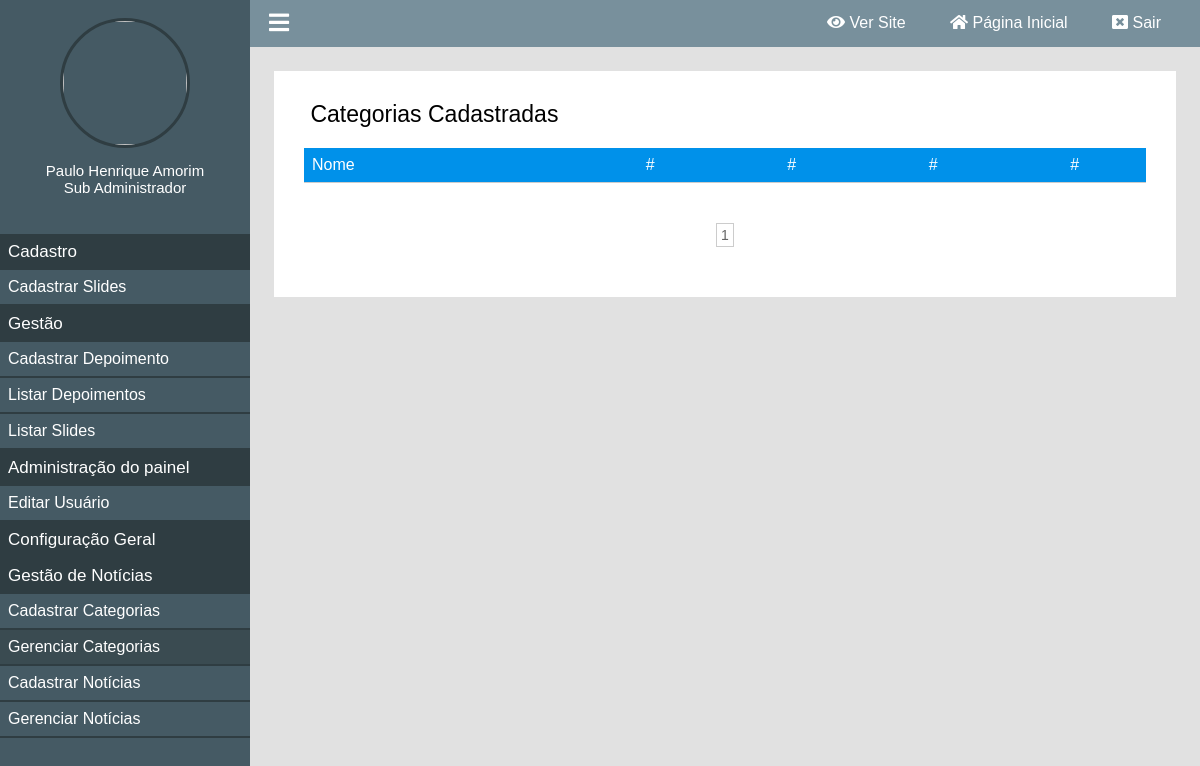
The app's page /painel/gerenciar-categorias?pagina=2 (signed in), older data.
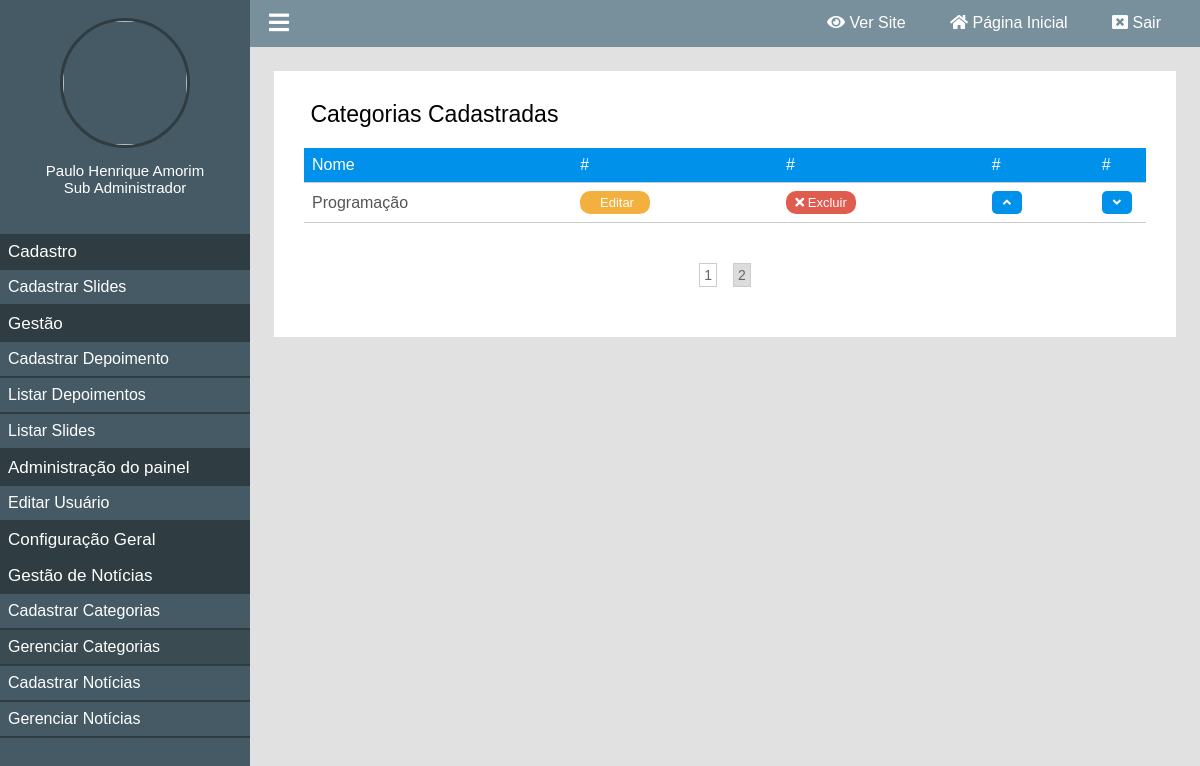
The same page, newer data.
### classes/MySql.php (called while the page is built)
<?php
	class MySql{
		private static $pdo;
		public static function conectar(){
			if(self::$pdo == null){
				try{
				self::$pdo = new PDO('mysql:host='.HOST.';dbname='.DATABASE,USER,PASSWORD,array(PDO::MYSQL_ATTR_INIT_COMMAND => "SET NAMES utf8"));
				self::$pdo->setAttribute(PDO::ATTR_ERRMODE,PDO::ERRMODE_EXCEPTION);
				}catch(Exception $e){
					echo '<h2>Erro ao conectar</h2>';
				}
			}
			return self::$pdo;
		}
	}
?>

### painel/pages/gerenciar-categorias.php (the view, shortened to what this page needs)
<?php
	$paginaAtual = isset($_GET['pagina']) ? (int)$_GET['pagina'] : 1;
	$porPagina = 4;
	$categorias = Painel::selectAll('tb_site.categorias',($paginaAtual - 1) * $porPagina,$porPagina);
?>
<div class="box-content">
	<h2><i class="fa fa-id-card-o" aria-hidden="true"></i> Categorias Cadastradas</h2>
	<div class="wraper-table">
	<table>
		<tr>
			<td>Nome</td>
			<td>#</td>
			<td>#</td>
			<td>#</td>
			<td>#</td>
		</tr>
		<?php
			foreach ($categorias as $key => $value) {
		?>
		<tr>
			<td><?php echo $value['nome']; ?></td>
			<td><a class="btn edit" href="<?php echo INCLUDE_PATH_PAINEL ?>editar-categoria?id=<?php echo $value['id']; ?>"><i class="fa fa-pencil"></i> Editar</a></td>
			<td><a actionBtn="delete" class="btn delete" href="<?php echo INCLUDE_PATH_PAINEL ?>gerenciar-categorias?excluir=<?php echo $value['id']; ?>"><i class="fa fa-times"></i> Excluir</a></td>
			<td><a class="btn order" href="<?php echo INCLUDE_PATH_PAINEL ?>gerenciar-categorias?order=up&id=<?php echo $value['id'] ?>"><i class="fa fa-angle-up"></i></a></td>
			<td><a class="btn order" href="<?php echo INCLUDE_PATH_PAINEL ?>gerenciar-categorias?order=down&id=<?php echo $value['id'] ?>"><i class="fa fa-angle-down"></i></a></td>
		</tr>
		<?php } ?>
	</table>
	</div>
	<div class="paginacao">
		<?php
			$totalPaginas = ceil(count(Painel::selectAll('tb_site.categorias')) / $porPagina);
			for($i = 1; $i <= $totalPaginas; $i++){
				if($i == $paginaAtual)
					echo '<a class="page-selected" href="'.INCLUDE_PATH_PAINEL.'gerenciar-categorias?pagina='.$i.'">'.$i.'</a>';
				else
					echo '<a href="'.INCLUDE_PATH_PAINEL.'gerenciar-categorias?pagina='.$i.'">'.$i.'</a>';
			}
		?>
	</div>
</div>

Row changes from the older to the newer data that the page shows:
added tb_site.categorias: nome "Programação"
Text that changed along with them:
new list line: "2"
